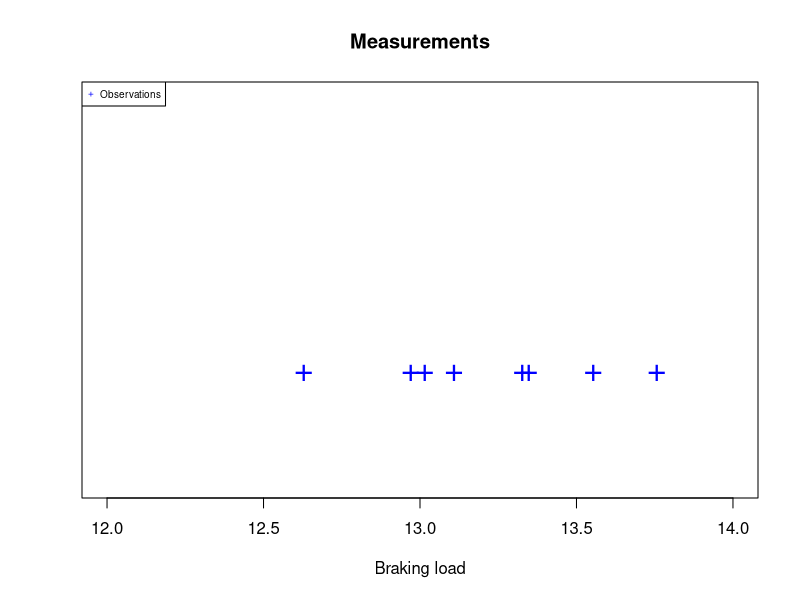
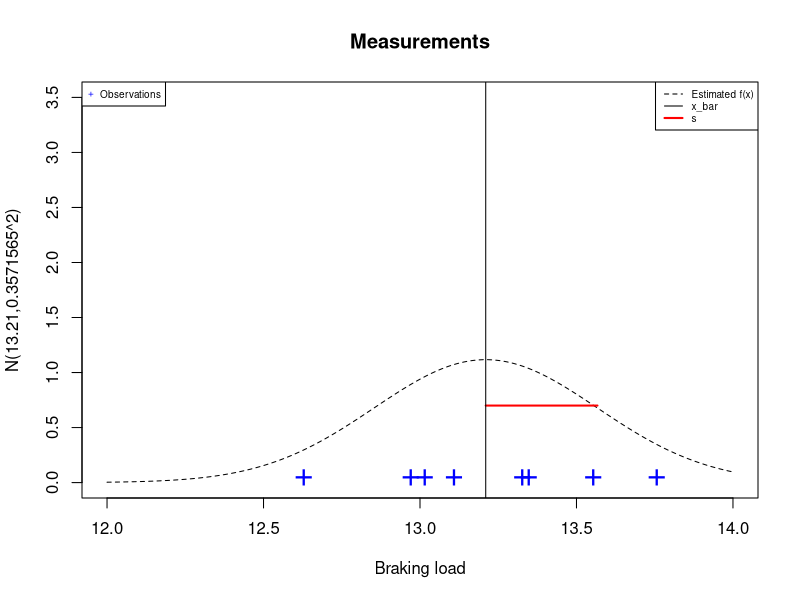
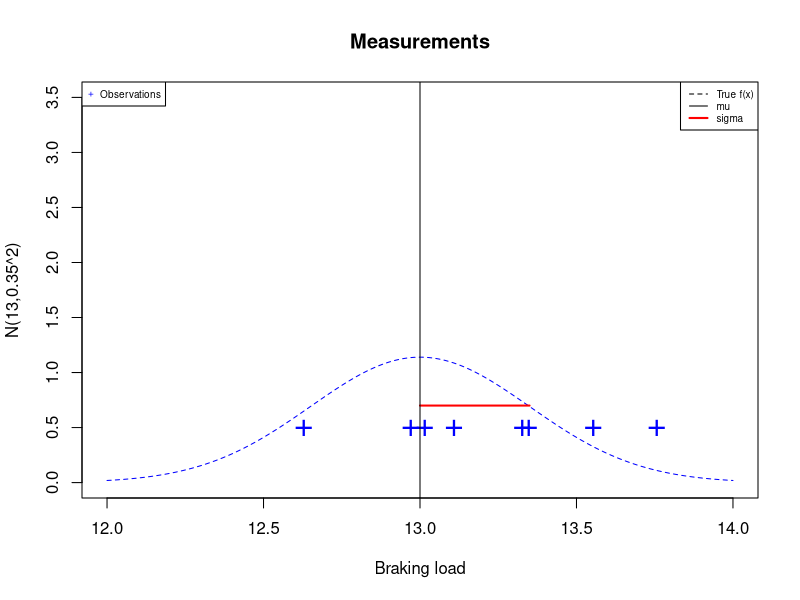
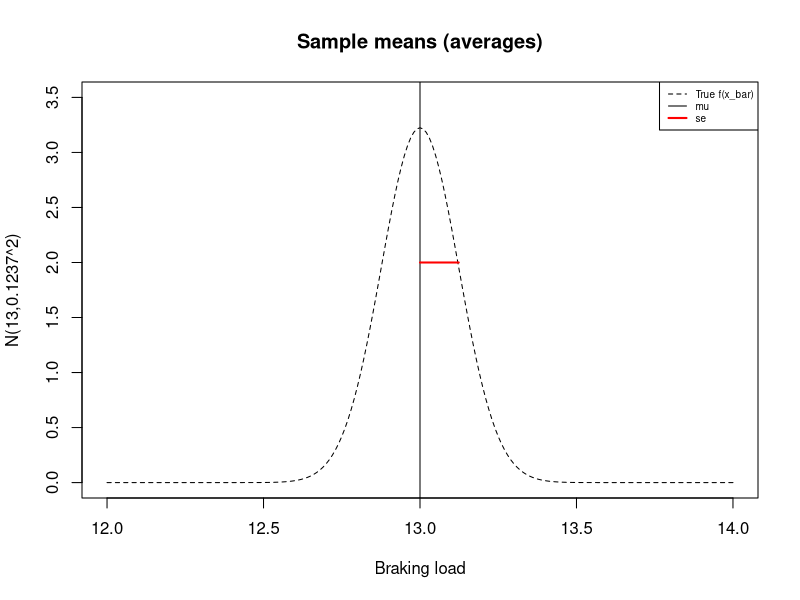
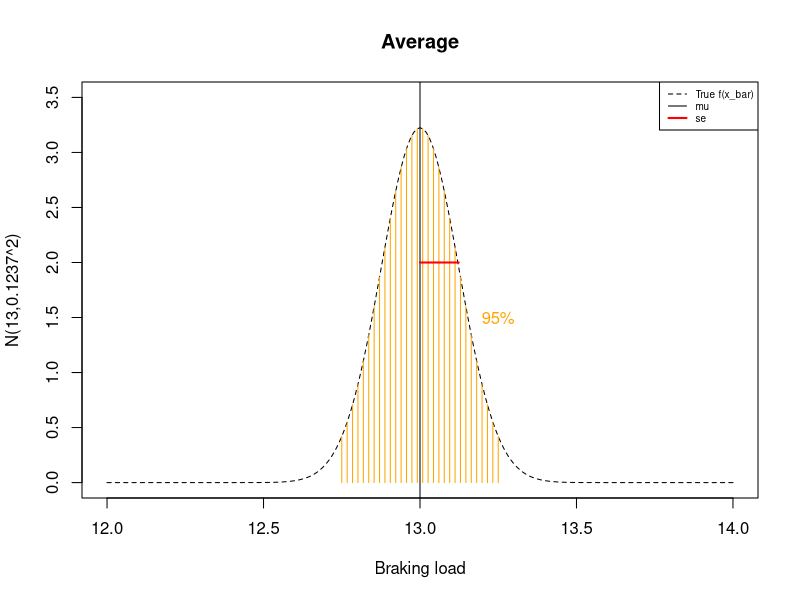
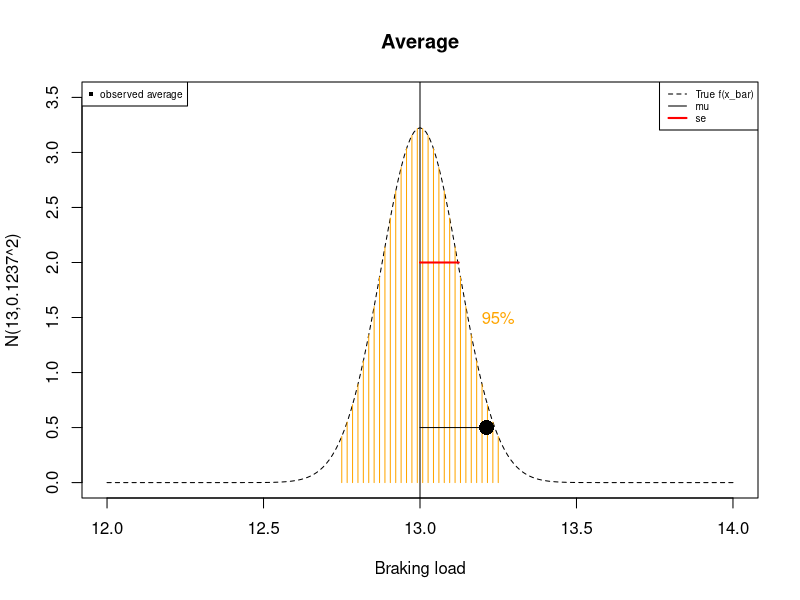
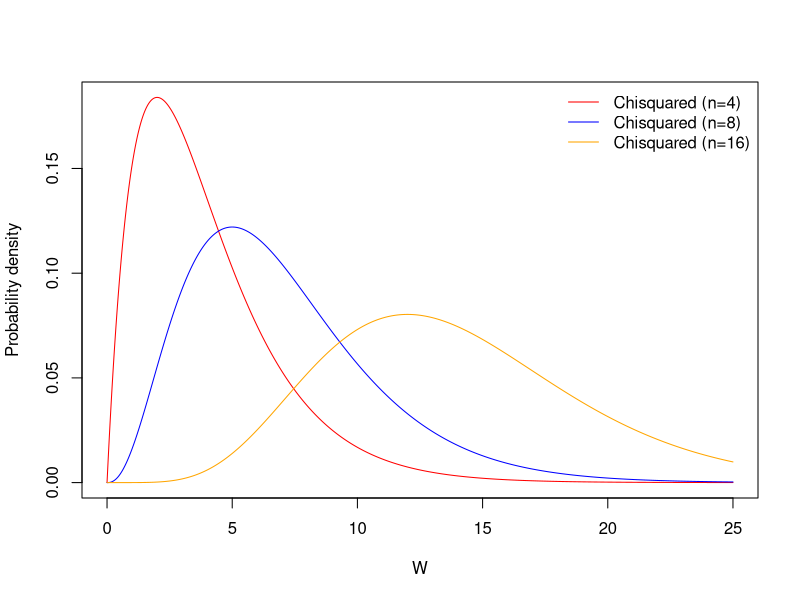

These charts were generated, in order, by the following R code:
## ---- chunk 1
load <- c(13.34642, 13.32620, 13.01459, 13.10811, 12.96999, 13.55309, 13.75557, 12.62747)
load
## ---- chunk 2

set.seed(123)
x <- seq(12,14, 0.01)
observaciones <- load

plot(x, dnorm(x, 13.21, 0.3571565), type="l", col="white", ylim=c(0,3.5),xlab="Braking load", lty=2, ylab="", main="Measurements", yaxt="n")


points(observaciones,rep(1, length(observaciones)),col="blue",pch="+",cex=2 )


legend("topleft",legend = c("Observations"),pch="+", col="blue", cex=0.6)

## ---- chunk 3
load <- c(13.34642, 13.32620, 13.01459, 13.10811, 12.96999, 13.55309, 13.75557, 12.62747)
load
## ---- chunk 4

set.seed(123)
x <- seq(12,14, 0.01)
observaciones <- load

plot(x, dnorm(x, 13.21, 0.3571565), type="l", col="black",ylim=c(0,3.5),xlab="Braking load", lty=2, ylab="N(13.21,0.3571565^2)", main="Measurements")

lines(c(0.357+13.21, 13.21),c(0.7, 0.7), col="red", lwd=2)


points(observaciones,rep(0.05, length(observaciones)),col="blue",pch="+",cex=2 )

abline(v=13.21)

legend("topleft",legend = c("Observations"),pch="+", col="blue", cex=0.6)


legend("topright",legend = c("Estimated f(x)", "x_bar", "s"),lty=c(2,1,1), lwd=c(1,1,2),col=c("black", "black", "red"), cex=0.6)



## ---- chunk 5
set.seed(123)
x <- seq(12,14, 0.01)
observaciones <- load

plot(x, dnorm(x, 13, 0.35), type="l", col="blue",ylim=c(0,3.5),xlab="Braking load", lty=2, ylab="N(13,0.35^2)", main="Measurements")

lines(c(0.35+13, 13),c(0.7, 0.7), col="red", lwd=2)


points(observaciones,rep(0.5, length(observaciones)),col="blue",pch="+",cex=2 )

abline(v=13)

legend("topleft",legend = c("Observations"),pch="+", col="blue", cex=0.6)


legend("topright",legend = c("True f(x)", "mu", "sigma"),lty=c(2,1,1), lwd=c(1,1,2),col=c("black", "black", "red"), cex=0.6)
## ---- chunk 6
plot(x, dnorm(x, 13, 0.35/sqrt(8)), type="l", col="black",ylim=c(0,3.5),xlab="Braking load", lty=2, ylab="N(13,0.1237^2)", main="Sample means (averages)")



legend("topright",legend = c("True f(x_bar)", "mu", "se"),lty=c(2,1,1), lwd=c(1,1,2),col=c("black", "black", "red"), cex=0.6)


abline(v=13)


lines(c(0.35/sqrt(8)+13, 13),c(2, 2), col="red", lwd=2)


## ---- chunk 7
plot(x, dnorm(x, 13, 0.35/sqrt(8)), type="l", col="black",ylim=c(0,3.5),xlab="Braking load", lty=2, ylab="N(13,0.1237^2)", main="Average")

int <- seq(12.75, 13.25, length.out=30)

text(13.25, 1.5, "95%", col="orange")

for(i in int)
lines(c(i, i),c(0, dnorm(i, 13, 0.35/sqrt(8))), col="orange", lwd=1)



legend("topright",legend = c("True f(x_bar)", "mu", "se"),lty=c(2,1,1), lwd=c(1,1,2),col=c("black", "black", "red"), cex=0.6)




abline(v=13)


lines(c(0.35/sqrt(8)+13, 13),c(2, 2), col="red", lwd=2)



## ---- chunk 8
load <- c(13.34642, 13.32620, 13.01459, 13.10811, 12.96999, 13.55309, 13.75557, 12.62747)
load
## ---- chunk 9
plot(x, dnorm(x, 13, 0.35/sqrt(8)), type="l", col="black",ylim=c(0,3.5),xlab="Braking load", lty=2, ylab="N(13,0.1237^2)", main="Average")

int <- seq(12.75, 13.25, length.out=30)

text(13.25, 1.5, "95%", col="orange")

for(i in int)
lines(c(i, i),c(0, dnorm(i, 13, 0.35/sqrt(8))), col="orange", lwd=1)

points(mean(observaciones),0.5,col="black",pch=16,cex=2 )

legend("topright",legend = c("True f(x_bar)", "mu", "se"),lty=c(2,1,1), lwd=c(1,1,2),col=c("black", "black", "red"), cex=0.6)

legend("topleft",legend = c("observed average"),pch=16, cex=0.6)


abline(v=13)

lines(c(mean(observaciones), 13),c(0.5, 0.5))

lines(c(0.35/sqrt(8)+13, 13),c(2, 2), col="red", lwd=2)



## ---- chunk 10
outcome <- seq(0,25,0.01)
probability <- dchisq(outcome,4)
plot(outcome, probability, pch=16,col="red",type="l", xlab="W" ,ylab="Probability density")
probability <- dchisq(outcome,7)
lines(outcome, probability, pch=16,col="blue")
probability <- dchisq(outcome,14)
lines(outcome, probability, pch=16,col="orange")
legend("topright", legend=c("Chisquared (n=4)","Chisquared (n=8)","Chisquared (n=16)"), col=c("red", "blue", "orange"), lty=1, bty="n")
## ---- chunk 11
carga <- c(13.34642, 13.32620, 13.01459, 13.10811, 12.96999, 13.55309, 13.75557, 12.62747)
carga
